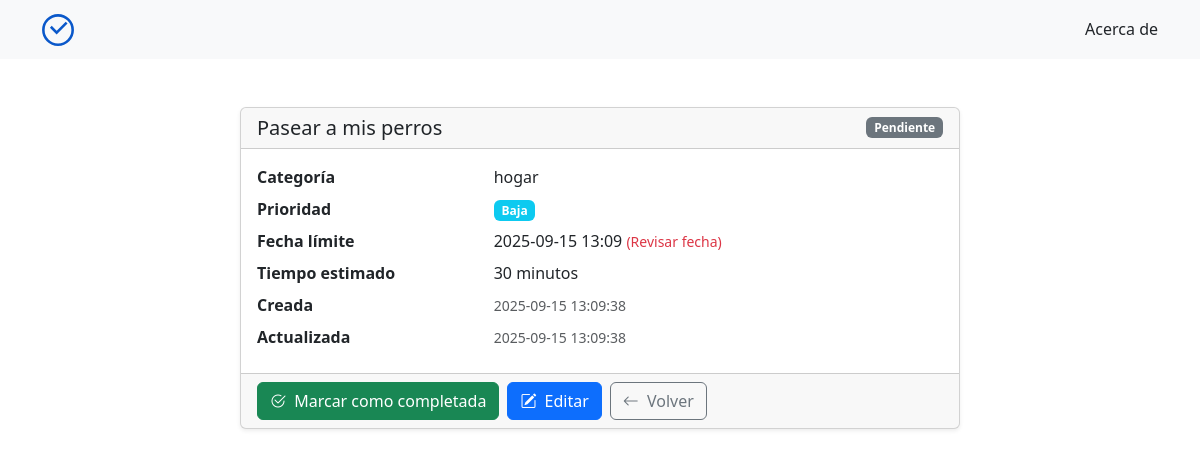
/tarea/1, run on an earlier commit of the app's database.
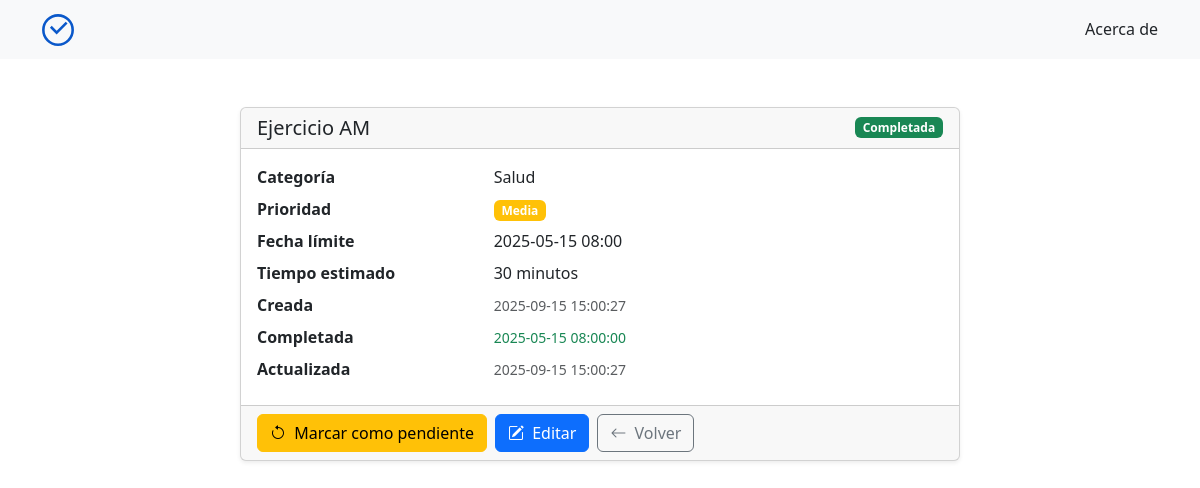
And on a later commit of the database.
### tables this page shows
CREATE TABLE tareas (
            id INTEGER PRIMARY KEY AUTOINCREMENT,
            nombre TEXT NOT NULL,
            fecha_creacion TEXT NOT NULL DEFAULT (datetime('now','localtime')),
            fecha_limite TEXT,
            prioridad TEXT DEFAULT 'media',
            estado TEXT NOT NULL DEFAULT 'pendiente',
            tiempo_estimado INTEGER,
            completado_en TEXT,
            id_categoria INTEGER NOT NULL,
            fecha_actualizacion TEXT NOT NULL DEFAULT (datetime('now','localtime')),
            FOREIGN KEY (id_categoria) REFERENCES categorias(id)
                ON UPDATE CASCADE
                ON DELETE RESTRICT
        );

CREATE TABLE categorias (
            id INTEGER PRIMARY KEY AUTOINCREMENT,
            nombre TEXT NOT NULL UNIQUE
        );

### app.py (the view)
@app.route('/tarea/<int:id>')
def detalle(id): # CONSULTA EL DETALLE DE UNA TAREA ESPECÍFICA
    tarea = Tarea.get_by_id(id)
    if not tarea:
        return render_template("404.html"), 404
    categoria = Categoria.get_by_id(tarea["id_categoria"])
    return render_template("tarea.html", tarea=tarea, categoria=categoria)

### database.py (called while the page is built)
def connect_db():
    conn = sqlite3.connect(DATABASE_NAME) # Conecta a la base de datos
    conn.row_factory = sqlite3.Row  # Devuelve filas tipo Row: acceso por índice y por llave
    conn.execute("PRAGMA foreign_keys = ON") # Activa el modo de clave foránea
    return conn

def query_one(sql, params=None):
    conn = connect_db()
    row = conn.execute(sql, params or ()).fetchone()
    conn.close()
    return row

### models/categoria.py (called while the page is built)
    @staticmethod
    def get_by_id(categoria_id):
        query = query_one("SELECT id, nombre FROM categorias WHERE id = ?", (categoria_id,))
        print(f" * Categoría: {query}")
        return query

### models/tarea.py (called while the page is built)
    @staticmethod
    def get_by_id(tarea_id):
        return query_one(
            """SELECT id, nombre, fecha_creacion, fecha_limite, prioridad, estado, tiempo_estimado,
                      completado_en, id_categoria, fecha_actualizacion
               FROM tareas WHERE id = ?""",
            (tarea_id,),
        )

### templates/tarea.html (shortened to what this page needs)
{% extends "layout.html" %}
{% block content %}
<section id="tarea" class="container mt-4">
  <div class="row justify-content-center">
    <div class="col-12 col-lg-8">
      <div class="card shadow-sm">
        <div class="card-header d-flex justify-content-between align-items-center">
          <h2 class="h5 mb-0">{{ tarea.nombre }}</h2>
          <span class="badge {{ 'bg-success' if tarea.estado == 'completada' else 'bg-secondary' }}">{{ tarea.estado|title }}</span>
        </div>
        <div class="card-body">
          <dl class="row mb-0">
            <dt class="col-sm-4">Categoría</dt>
            <dd class="col-sm-8">{{ categoria.nombre }}</dd>
            <dt class="col-sm-4">Prioridad</dt>
            <dd class="col-sm-8">
              <span class="badge
                {% if tarea.prioridad == 'alta' %}bg-danger
                {% elif tarea.prioridad == 'media' %}bg-warning
                {% else %}bg-info{% endif %}">
                {{ tarea.prioridad|title }}
              </span>
            </dd>
            {% if tarea.fecha_limite %}
            <dt class="col-sm-4">Fecha límite</dt>
            <dd class="col-sm-8">
              <span>
                {% if 'T' in tarea.fecha_limite %}
                  {{ tarea.fecha_limite.replace('T', ' ') }}
                {% else %}
                  {{ tarea.fecha_limite }}
                {% endif %}
              </span>
              {% if tarea.estado != 'completada' %}
              <small class="text-danger">(Revisar fecha)</small>
              {% endif %}
            </dd>
            {% endif %}
            {% if tarea.tiempo_estimado %}
            <dt class="col-sm-4">Tiempo estimado</dt>
            <dd class="col-sm-8">{{ tarea.tiempo_estimado }} minutos</dd>
            {% endif %}
            <dt class="col-sm-4">Creada</dt>
            <dd class="col-sm-8"><small class="text-muted">{{ tarea.fecha_creacion }}</small></dd>
            {% if tarea.completado_en %}
            <dt class="col-sm-4">Completada</dt>
            <dd class="col-sm-8"><small class="text-success">{{ tarea.completado_en }}</small></dd>
            {% endif %}
            <dt class="col-sm-4">Actualizada</dt>
            <dd class="col-sm-8"><small class="text-muted">{{ tarea.fecha_actualizacion }}</small></dd>
          </dl>
        </div>
        <div class="card-footer d-flex gap-2">
          <form action="/tarea/{{ tarea.id }}/toggle-estado" method="post" class="m-0 p-0" data-id="{{ tarea.id }}" id="toggle-estado-form">
            {% set es_completada = tarea.estado == 'completada' %}
            <button type="submit" class="btn {{ 'btn-warning' if es_completada else 'btn-success' }}">
              {% if es_completada %}
              <i class="bi bi-arrow-counterclockwise me-1"></i>
              Marcar como pendiente
              {% else %}
              <i class="bi bi-check2-circle me-1"></i>
              Marcar como completada
              {% endif %}
            </button>
          </form>
          <a href="/editar/{{ tarea.id }}" class="btn btn-primary">
            <i class="bi bi-pencil-square me-1"></i>
            Editar
          </a>
          <a href="/" class="btn btn-outline-secondary">
            <i class="bi bi-arrow-left me-1"></i>
            Volver
          </a>
        </div>
      </div>
    </div>
  </div>
</section>
{% endblock %}

### templates/layout.html (shortened to what this page needs)
<!DOCTYPE html>
<html lang="en">
  <head>
    <link href="https://cdn.jsdelivr.net/npm/bootstrap@5.3.8/dist/css/bootstrap.min.css" rel="stylesheet">
    <link rel="stylesheet" href="https://cdn.jsdelivr.net/npm/bootstrap-icons@1.11.3/font/bootstrap-icons.min.css">
  </head>
  <body>
    <nav class="navbar navbar-expand-lg navbar-light bg-light">
      <div class="container">
        <a href="/" class="navbar-brand" title="Ir a la página de inicio">
          <img src="/static/rutina.py-logo.svg" alt="Logo Rutina.py" width="32" height="32">
        </a>
        <a href="/acerca" class="nav-link" title="Conoce más sobre Rutina.py">Acerca de</a>
      </div>
    </nav>
    <br>
    <main class="container">
      {% block content %}
      {% endblock %}
    </main>
  </body>
</html>

What changed in the data, as far as the page shows it:
no longer on this page (row edited): categorias: nombre "hogar"
changed tareas: nombre "Pasear a mis perros" → "Ejercicio AM"; estado "Pendiente" → "Completada"; prioridad "Baja" → "Media"; fecha_limite.replace "2025-09-15 13:09" → "2025-05-15 08:00"; fecha_creacion "2025-09-15 13:09:38" → "2025-09-15 15:00:27"; completado_en (not shown) → "2025-05-15 08:00:00"; fecha_actualizacion "2025-09-15 13:09:38" → "2025-09-15 15:00:27"; fecha_limite "2025-09-15T13:09" → "2025-05-15T08:00" (drawn)
added categorias: nombre "Salud"
Also different on the page:
text no longer shown: "(Revisar fecha) Marcar como completada"
text now shown: "Completada Marcar como pendiente"
